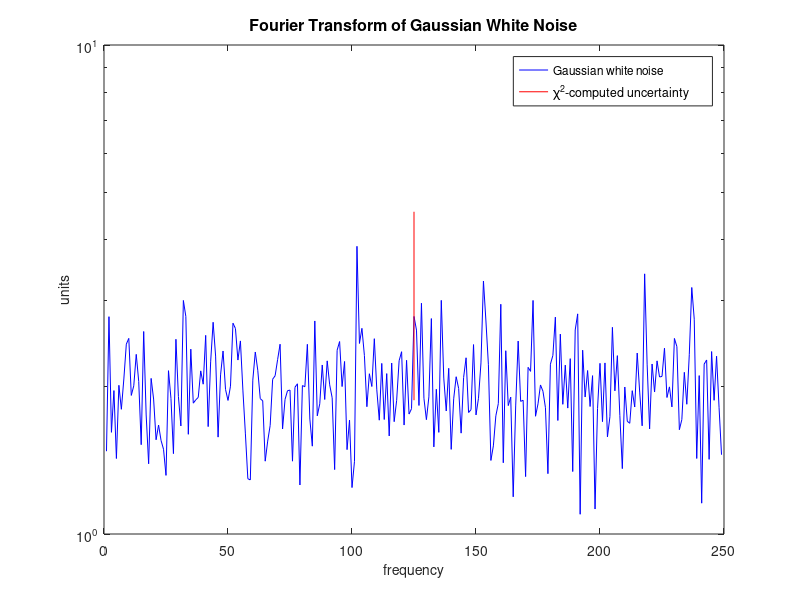
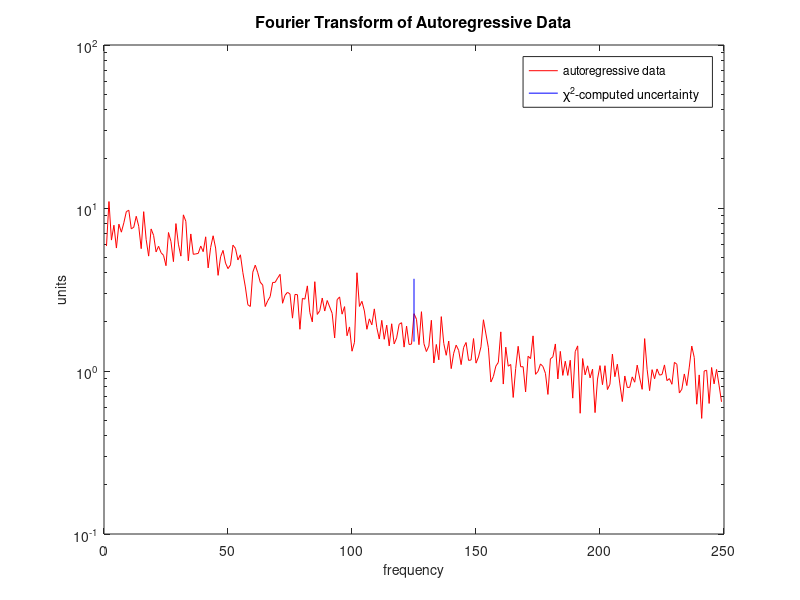

These charts were generated, in order, by the following MATLAB code: (Note: this script raises an error after producing the figures.)
% file SIOC 221A HW 5
% 
% author Julia Dohner
%
% due date November 2, 2017

clear all; close all;

%% Compute two spectra - attempt via Lecture 7 Notes

% compute two spectra for white noise and autoregressive datasets by
% breaking the data up into segments

N = 10000; % length of each chunk of data
M = 20; % number of segments splitting data into
p = N/M; % datapoints per segment

% generating 10,000 element dataset with Gaussian white noise
a=randn(N,1);
b(1) = a(1);

% generating a second dataset using autoregressive process
for i=2:length(a)
    b(i)=.5*b(i-1)+a(i);
end

a_reshape = reshape(a,N/M,M);
b_reshape = reshape(b,N/M,M);
a_f = fft(a_reshape);
b_f = fft(b_reshape);

a_amp = abs(a_f(1:p/2+1,:)).^2; % aplitude of a = abs(f_t(from 1 to 500/2+1, all columns)^2
a_amp(2:p/2,:) = 2*a_amp(2:p/2,:)/p; % normalizing values in amp_a (except for 0)
a_amp = a_amp(2:251,:); % dumping the mean
a_amp = a_amp(1:249,:); % dumping last value
b_amp=abs(b_f(1:p/2+1,:)).^2; 
b_amp(2:p/2,:)=2*b_amp(2:p/2,:)/p;
b_amp = b_amp(2:251,:); % dumping the mean
b_amp = b_amp(1:249,:); % dumping last value

frequency=(0:p/2-2)/p; % for N even
a_amp_mean = mean(a_amp,2);
b_amp_mean = mean(b_amp,2);

figure
semilogy(frequency,a_amp_mean, '-r', frequency, b_amp_mean, '-b')
xlabel('\fontsize{14}frequency')
ylabel('\fontsize{14}units')
title('\fontsize{16}Fourier Transform of Gaussian White Noise and Autoregressive Datasets')
legend('\fontsize{12}Gaussian white noise','Autoregressive data');


%% add error bars to your spectra

nu = 2*floor(N/p);
err_high = nu/chi2inv(0.05/2,nu);
err_low = nu/chi2inv(1-0.05/2,nu);
ratio_chi2 = err_high/err_low;

figure(1)
semilogy(1:p/2-1, a_amp_mean, '-b', [p/4 p/4],[err_low err_high]*a_amp_mean(p/4), '-r')
xlabel('\fontsize{14}frequency')
ylabel('\fontsize{14}units')
title('\fontsize{16}Fourier Transform of Gaussian White Noise')
legend('\fontsize{12}Gaussian white noise','\chi^{2}-computed uncertainty');

figure(2)
semilogy(1:p/2-1, b_amp_mean, '-r', [p/4 p/4],[err_low err_high]*b_amp_mean(p/4), '-b')
xlabel('\fontsize{14}frequency')
ylabel('\fontsize{14}units')
title('\fontsize{16}Fourier Transform of Autoregressive Data')
legend('\fontsize{12}autoregressive data','\chi^{2}-computed uncertainty');

%% monte carlo simulation - Gaussian

% bigMatrix is a matrix (500x4,000) containing 200 500x20 matrices
bigMatrix_0 = randn(2000000,1);
bigMatrix = reshape(bigMatrix_0,500,4000);
%bigMatrix = randn(500,4000);
bigMatrix = fft(bigMatrix); % compute fft of each matrix

bigMatrix_amp=(abs(bigMatrix(1:p/2+1,:)).^2)/p; %needed to move the /p to this line from line below
bigMatrix_amp(2:p/2,:)=2*bigMatrix_amp(2:p/2,:);
bigMatrix_amp = bigMatrix_amp(2:251,:); % dumping the mean

% taking the mean across each of the 200 matrices
for i=1:20:4000 
    bigMatrix_mean_amp(:,floor(i/20)+1) = mean(bigMatrix_amp(:,i:i+19),2);
end

%turn mean amplitude result into a column vector
bigMatrix_pdf = bigMatrix_mean_amp(:);
bigMatrix_pdf = sort(bigMatrix_pdf,'descend'); 
err_low_data = prctile(bigMatrix_pdf,0.025);
err_high_data = prctile(bigMatrix_pdf,0.975);
ratio_monteCarlo_Gaussian = err_high_data/err_low_data;

bigMatrix_pdf_hist = histogram(bigMatrix_pdf); %histogram just a way of visualizing, just need info from raw values (have it once sorted)


%% repeat above steps for Gaussian white noise, but using a Hanning window

% Hanning window treatment of bigMatrix in Question #4
bigMatrix_4 = randn(500,4000);
dataHan = fft(detrend(bigMatrix_4).*(hann(500)*ones(1,4000)));

dataHan_amp=(abs(dataHan(1:p/2+1,:)).^2)/p;
dataHan_amp(2:p/2,:)=2*dataHan_amp(2:p/2,:);
dataHan_amp = dataHan_amp(2:251,:); % dumping the mean

for i=1:20:4000 %4000-19
    dataHan_mean_amp(:,floor(i/20)+1) = mean(dataHan_amp(:,i:i+19),2);
end

%turn mean amplitude result into a column vector
dataHan_pdf = dataHan_mean_amp(:);
dataHan_pdf = sort(dataHan_pdf,'descend'); 
err_low_data = prctile(dataHan_pdf,0.025);
err_high_data = prctile(dataHan_pdf,0.975);
ratio_Hann = err_high_data/err_low_data;

figure(3)
dataHan_pdf_hist = histogram(dataHan_pdf);
xlabel('\fontsize{14}units')
ylabel('\fontsize{14}probability')
title('\fontsize{16}PDF of Gaussian white noise data with Hanning window applied')
